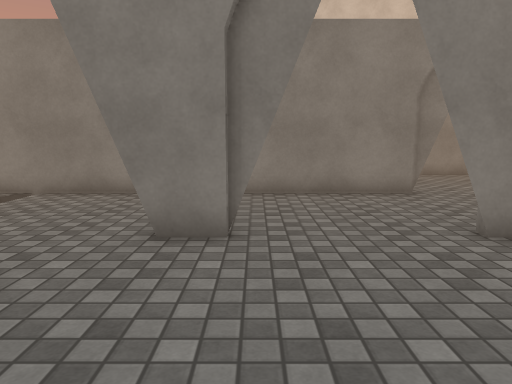
View 1 (above)

16 first-person views from a walk through a Unity game level. The camera is 1.3 m above the floor, tilts 8° down and sees 70° across. The floor is counted in squares, 0.9 m on a side. Each view is taken from the middle of a square. On the plan, view 1 faces up. The plan holds only what a view shows up to about 16 squares ahead; the rest is blank. The place goes on beyond the plan. The player character is not drawn. Surface patterns are stand-ins for the level's own textures.

View 2
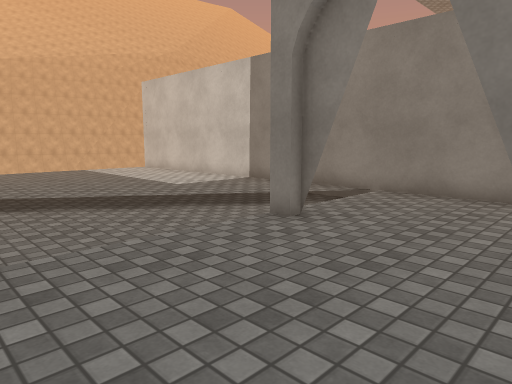

View 3
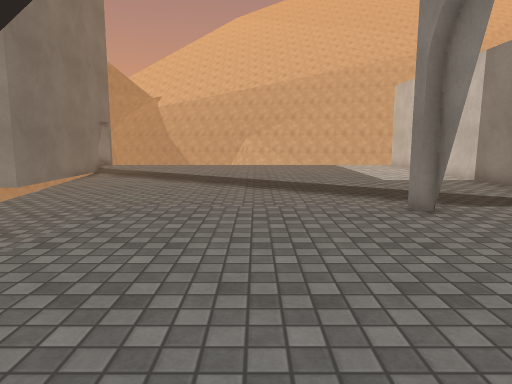

View 4
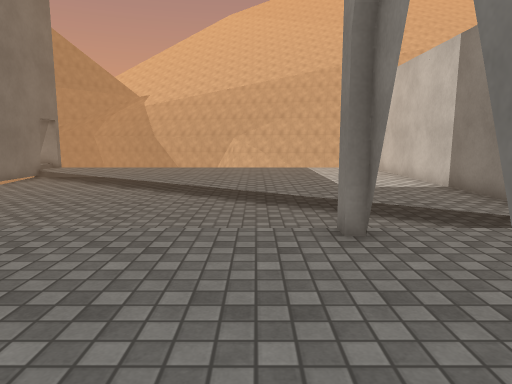

View 5
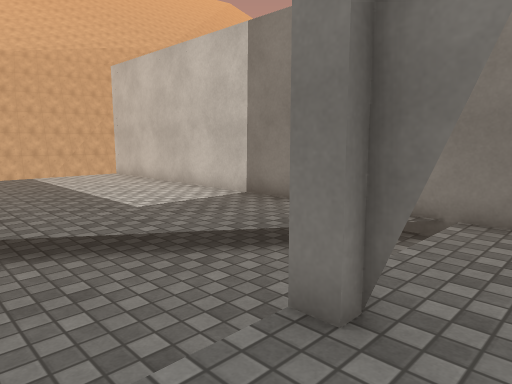

View 6
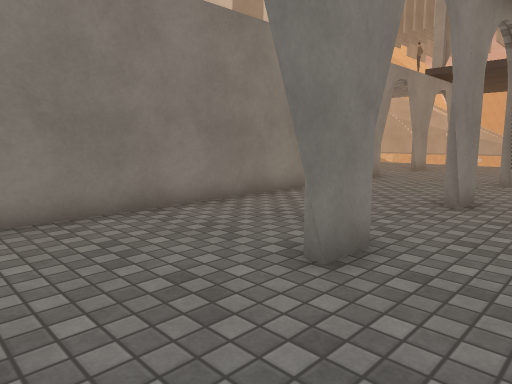

View 7
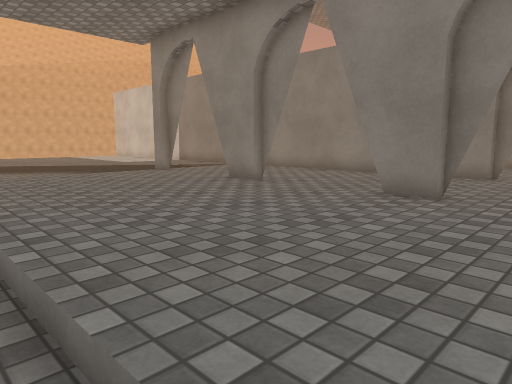

View 8
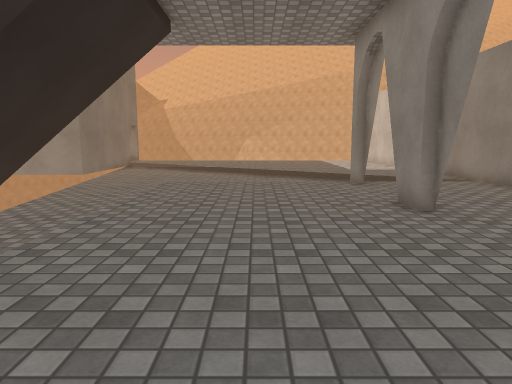

View 9
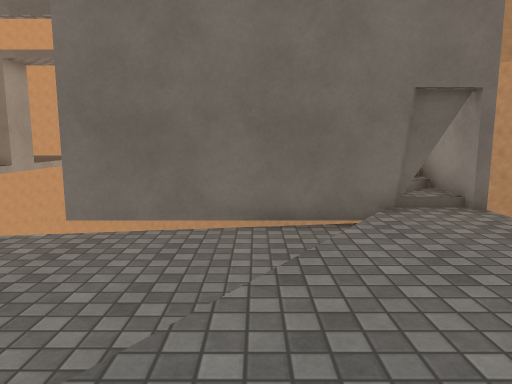

View 10
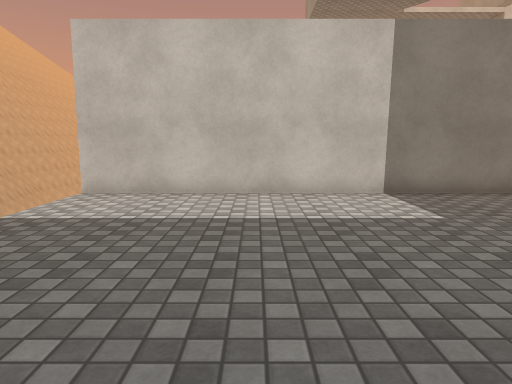

View 11
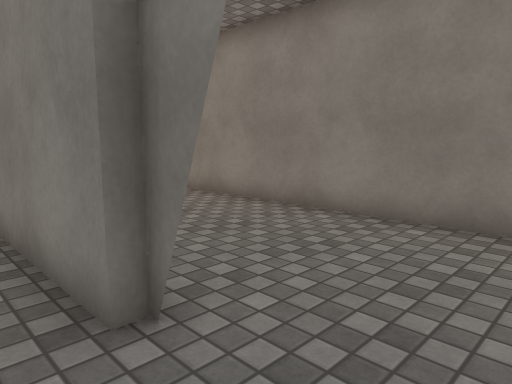

View 12
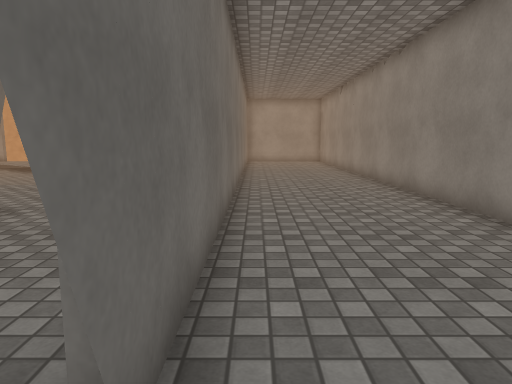

View 13
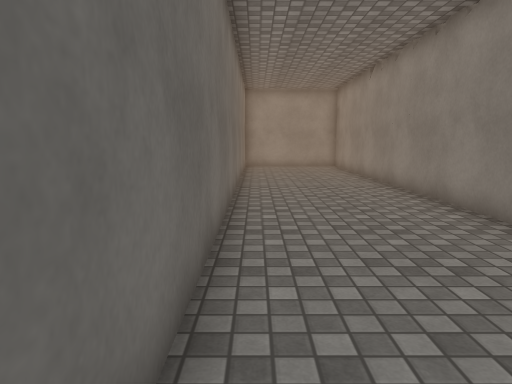

View 14
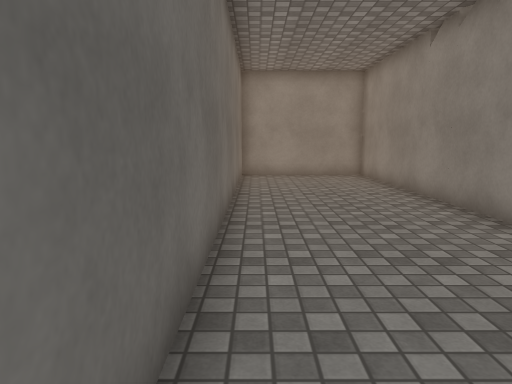

View 15
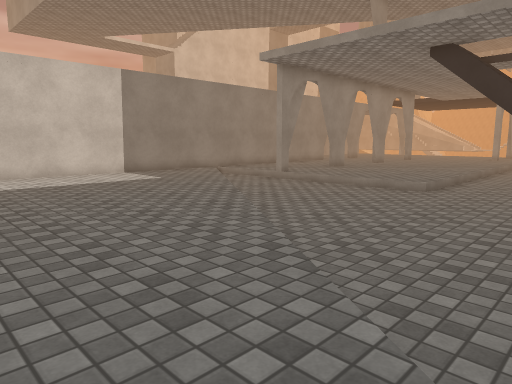

View 16
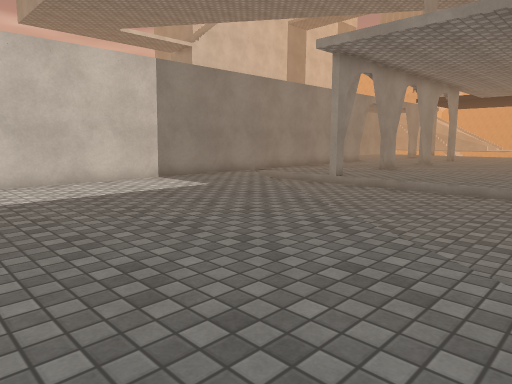

### Floor plan
Key: @ floor where view 1 was taken; # wall or solid block; x gap in a wall; . main floor; - floor 0.25 m lower than the main floor; : floor 0.5 m higher than the main floor; / step, stairs or slope; v drop or lower ground.
Columns run from 20 left of view 1 to 7 right of it. Each row starts with its distance up from view 1.
 15 ############################
 14 #...........................
 13 #...........................
 12 #...........................
 11 #...........................
 10 ##########################.
  9 v............//.............
  8 v.........../-/.............
  7 v.........../-/.............
  6 v........../--##...##...##..
  5  ........./---/...##...##...
  4  ........./---/............
  3  ......../----/............
  2   ....../-----/.............
  1   ......------/.............
  0  ....../------/.....@.......
 -1  ...../-------/............
 -2   ....----------------  -- -
 -3  ..../----------------
 -4  .../-----------
 -5  ../---------vv
 -6 v../--vvvvv
 -7 #x########
 -8 #:
 -9 #

Where each view was taken, in squares from view 1:
view 1: 0 up, 0 right, facing up
view 2: 0 up, 1 left, facing up-left
view 3: 2 up, 2 right, facing left
view 4: 4 up, 0 right, facing left
view 5: 3 up, 4 left, facing up-left
view 6: 3 up, 5 left, facing up-right
view 7: 2 down, 7 right, facing up-left
view 8: 2 up, 7 right, facing left
view 9: 1 up, 15 left, facing down
view 10: 0 up, 15 left, facing up
view 11: 9 up, 7 right, facing up-left
view 12: 11 up, 6 right, facing left
view 13: 11 up, 1 right, facing left
view 14: 11 up, 4 left, facing left
view 15: 6 down, 19 left, facing up-right
view 16: 3 down, 19 left, facing up-right
